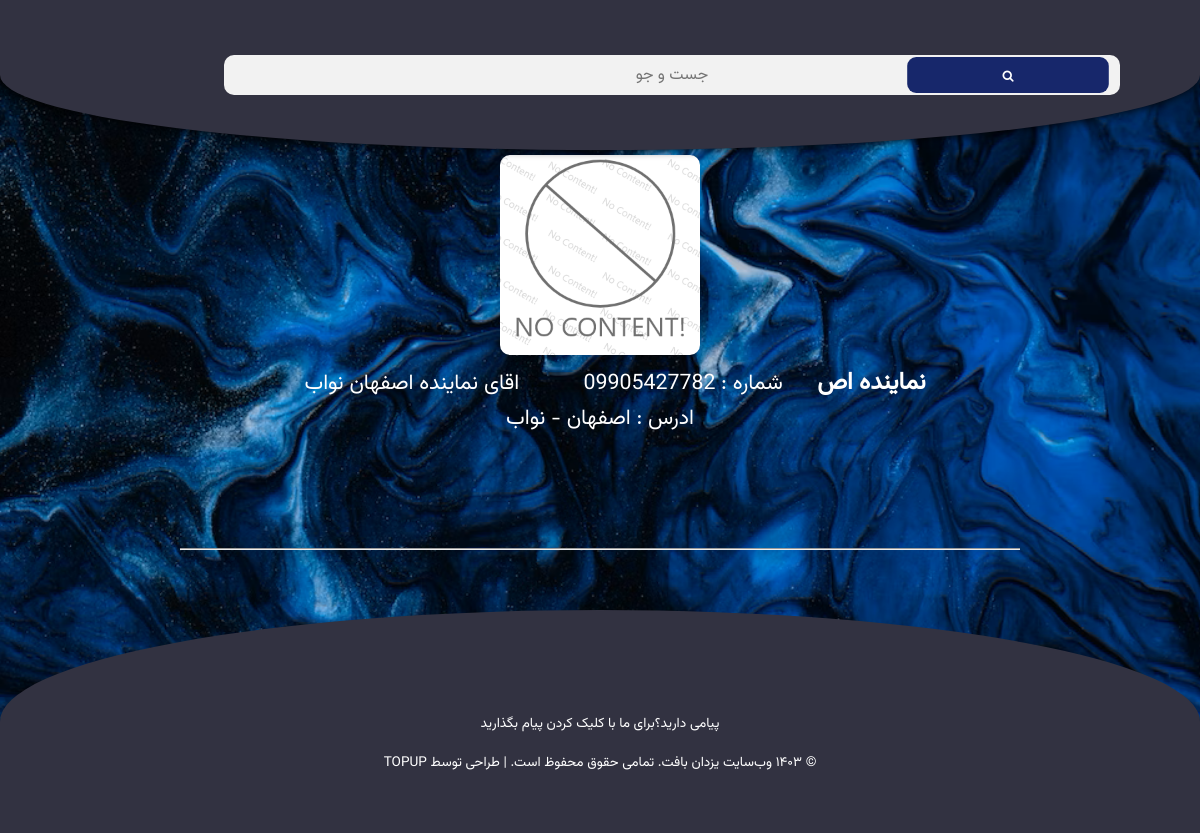
The app's page /representatives/ with its own data.
### home/models.py (models this page shows, shortened)
class represent(models.Model):
    title = models.CharField(max_length=35)
    name = models.CharField(max_length=35)
    address = models.TextField(max_length=110)
    phone = models.CharField(max_length=11)
    image = models.ImageField(upload_to='static/images/')

### home/views.py (the view)
# urls.py: path('representatives/', views.representatives1, name='representatives'),
def representatives1(request):
    representatives = represent.objects.all()
    return render(request, 'representatives.html', {'represent': representatives})

### home/templates/representatives.html (shortened to what this page needs)
{% load static %}
<!DOCTYPE html>
<html lang="en">
<head>
    <link rel="stylesheet" href="../static/css/representatives.css">
    <link rel="stylesheet" href="https://stackpath.bootstrapcdn.com/font-awesome/4.7.0/css/font-awesome.min.css">
</head>
<body>
    <nav class="nav">
        <div class="search-box">
            <form action="/search/" method="POST">
                <label>
                    <input type ="text" name ="search" id ="srch" placeholder="جست و جو">
                </label>
                <button type ="submit"><i class="fa fa-search"></i></button>
            </form>
        </div>
    </nav>
    <section class="row">
        {% for item in represent %}
        <article class="col">
            <img class="img" src="../../{{ item.image }}">
            <figure class="figure">
                <h2 class="title">{{ item.title }}</h2>
                <a class="caption" href="tel:{{ item.phone }}">شماره : {{ item.phone }}</a>
                <p class="caption">اقای {{ item.name }}</p>
                <p class="caption">ادرس : {{ item.address }}</p>
            </figure>
        </article>
        {% endfor %}
    </section>
        <footer class="footer">
            <div class="section-center">
                <div class="social-icons">
            </div>
            <a class="footer-text" href="/contact-us">پیامی دارید؟برای ما با کلیک کردن پیام بگذارید</a>
            <p class="footer-text">&copy; ۱۴۰۳ وب‌سایت یزدان بافت. تمامی حقوق محفوظ است. | طراحی توسط TopUP</p>
            </div>
        </footer>
</body>
</html>

### home/static/css/representatives.css (style rules this page uses)
* { margin: 0; padding: 0; box-sizing: border-box; transition: all .2s; }
:root { --primaryColor: #a82424; --secondaryColor: #52353d; --mainDark: #52353d; --mainWhite: #fff; --mainGrey: #e5e5e5; --slantedText: "Grand Hotel", cursive; --mainTransition: all 0.3s linear; --letterSpacing: 0.5rem; }
body { font-family: font1; direction: rtl; background: url("../images/photo-1597773150796-e5c14ebecbf5.png"); background-size: cover; background-repeat: no-repeat; }
.nav { border-radius: 0 0 50% 50%; position: fixed; top: 0; left: 0; width:100%; height: 150px; padding-right: 30px; display: flex; justify-content: space-between; align-items: center; z-index: 99; box-shadow: 0 0 10px #000; background: rgb(50, 50, 65); }
.nav .search-box { flex: 1; position: relative; }
.search-box input { width:100%; height: 40px; border: none; outline: none; background:#f2f2f2; border-radius: 10px; font-family: font1; color:black; font-size: 16px; padding-left: 5px; padding-right: 40px; text-align: center; }
.search-box button { cursor: pointer; width:40px; height: 40px; border-radius: 10px; border:none; position: absolute; top:0; right: 0; transform: scale(0.9); background: rgb(23, 39, 107); color: #fff; }
@media screen and (max-width: 1215px) { .search-box { flex: 2; margin-right: auto; } }
@media screen and (max-width: 1215px) { .search-box input { width: 80%; padding-right: 5px; padding-left: 5px; } }
@media screen and (max-width: 1215px) { .search-box button { width: 20%; } }
.row { margin-top: 150px; width: 100%; text-align: center; margin-bottom: 60px; }
.row .col { width: 70%; min-height: 400px; max-height: 800px; display: block; border-bottom: groove 2px; margin: 0 auto; border-radius: 10px 10px 0 0; }
.img { margin-top: 5px; border-radius: 10px; display: inline; max-width: 200px; max-height: 200px; }
.title { display: inline; color: #fff; }
.caption { display: inline-block; font-size: 16pt; text-decoration: none; color: #fff; margin: 0 30px ; }
.footer { border-radius: 50% 50% 0 0; background-color: rgb(50, 50, 65); text-align: center; padding: 60px; }
.footer-text { text-transform: uppercase; color: var(--mainWhite); margin-top: 1rem; font-size: 0.85rem; }
.footer a { text-decoration: none; }

### records on screen
represent: image (placeholder picture), title "نماینده اص", phone "09905427782", name "نماینده اصفهان نواب", address "اصفهان - نواب"
